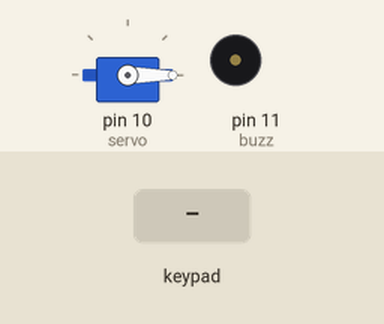
Simulated run of this sketch. Board: Arduino Uno, built with avr-gcc and run on an emulated ATmega328P. Parts: servo, buzzer (waves = sounding, pin HIGH). The inputs (shaded band) are chosen by the test bench. What the sketch prints to the serial monitor is not drawn.

Above: at 3.2 s.
3.3 s: keypad keys 2 0 0 5 pressed 0.4 s apart
At 5.8 s:
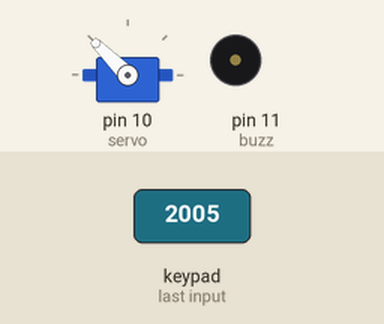
6.4 s: keypad keys 9 8 7 6 pressed 0.4 s apart
At 8.9 s:
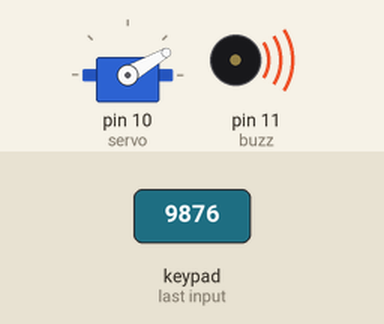
10.1 s: keypad keys 2 0 0 5 # pressed 0.4 s apart
At 12.1 s:
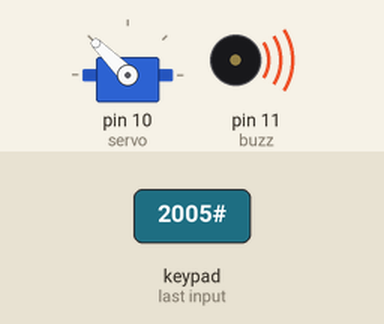
13.8 s: key 'A' pressed
15.3 s: key 'B' pressed
16.8 s: key '1' pressed
At 17.6 s:
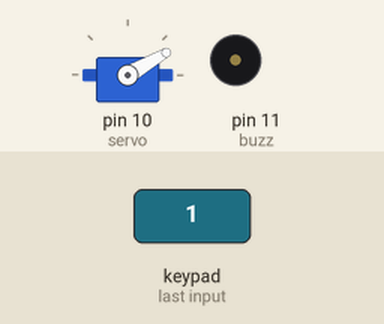
Timing chart, 0 to 19.8 s (numbered marks = the images above; inputs shaded):
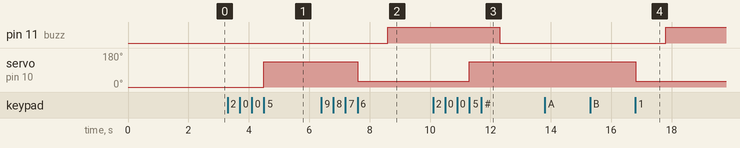

The sketch:

lock.ino
```cpp
/* @file CustomKeypad.pde
|| @version 1.0
|| @author Alexander Brevig
|| @contact alexanderbrevig@gmail.com
||
|| @description
|| | Demonstrates changing the keypad size and key values.
|| #
*/
#include <Keypad.h>
#define Password_Length 5
#include <Servo.h>

Servo servo;
int angle=0;
int buzz=11;

char data[Password_Length];
char master[Password_Length]="2005";

const byte ROWS = 4; //four rows
const byte COLS = 4; //four columns

byte count=0;
char customKey;

//define the cymbols on the buttons of the keypads
char hexaKeys[ROWS][COLS] =
{
  {'1','2','3','A'},
  {'4','5','6','B'},
  {'7','8','9','C'},
  {'*','0','#','D'}
};
byte rowPins[ROWS] = {9, 8, 7, 6}; //connect to the row pinouts of the keypad
byte colPins[COLS] = {5, 4, 3, 2}; //connect to the column pinouts of the keypad

//initialize an instance of class NewKeypad
Keypad customKeypad = Keypad( makeKeymap(hexaKeys), rowPins, colPins, ROWS, COLS);

void setup()
{
  Serial.begin(9600);
  servo.attach(10);
  servo.write(angle);
  delay(2000);
  pinMode(buzz,OUTPUT);
  digitalWrite(buzz,LOW);
}

void loop(){
  char customKey = customKeypad.getKey();

  if (customKey)
  {
    data[count]=customKey;
    Serial.print(customKey);
    count++;
  }

  if (count==Password_Length -1)
  {
     if(!strcmp(data, master))
     {
      Serial.println("correct");
      servo.write(135);
      delay(1000);
      digitalWrite(buzz,LOW);
     }
     else
     {
      Serial.println("wrong");
      servo.write(30);
      delay(1000);
      digitalWrite(buzz,HIGH);
     }
      clearData();
  }
}

void clearData()
{
  while (count!=0)
  {
    data[count--]=0;
  }
  return;
}
```

Measured:
- after the input at 3.3 s, servo on pin 10 (servo): 0° → 135° after 1.2 s
- after the input at 6.4 s, pin 11 (buzz): LOW → HIGH after 2.2 s; servo on pin 10 (servo): 135° → 30° after 1.2 s
- after the input at 10.1 s, pin 11 (buzz): HIGH → LOW after 2.2 s; servo on pin 10 (servo): 30° → 135° after 1.2 s
- after the input at 13.8 s, every drawn part: stays the same
- after the input at 15.3 s, every drawn part: stays the same
- after the input at 16.8 s, pin 11 (buzz): LOW → HIGH after 1.0 s; servo on pin 10 (servo): 135° → 30° at once
